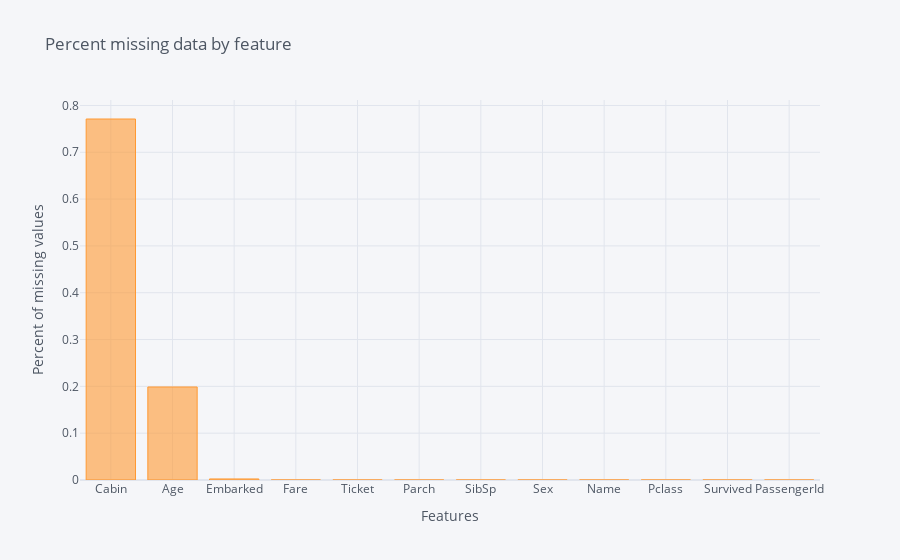

Notebook cell for this chart:
### Markdown cell above
Masalah pertama yaang akan dialami ketika mempersiapkan data untuk digunakan dalam algoritma ML adalah data yang hilang. Untuk sebagian besar dataset, terutama yang berbasis data *real* biasanya memiliki data yang hilang. Contohnya pada dataset Titanic berikut terdapat nilai yang hilang :

### Code cell
missing_values = draw_missing_data_table(titanic_df)
display(missing_values)
missing_values[['Percent']].iplot(kind='bar', xTitle='Features', yTitle='Percent of missing values', title='Percent missing data by feature')

### Figure 1 — Plotly figure (JSON) as saved in the notebook; plotly's stock layout.template omitted (floating-point values rounded to 4 significant figures)
{"data": [{"marker": {"color": "rgba(255, 153, 51, 0.6)", "line": {"color": "rgba(255, 153, 51, 1.0)", "width": 1}}, "name": "Percent", "orientation": "v", "text": "", "type": "bar", "x": ["Cabin", "Age", "Embarked", "Fare", "Ticket", "Parch", "SibSp", "Sex", "Name", "Pclass", "Survived", "PassengerId"], "y": [0.771, 0.1987, 0.002245, 0, 0, 0, 0, 0, 0, 0, 0, 0]}], "layout": {"legend": {"bgcolor": "#F5F6F9", "font": {"color": "#4D5663"}}, "paper_bgcolor": "#F5F6F9", "plot_bgcolor": "#F5F6F9", "title": {"font": {"color": "#4D5663"}, "text": "Percent missing data by feature"}, "xaxis": {"gridcolor": "#E1E5ED", "showgrid": true, "tickfont": {"color": "#4D5663"}, "title": {"font": {"color": "#4D5663"}, "text": "Features"}, "zerolinecolor": "#E1E5ED"}, "yaxis": {"gridcolor": "#E1E5ED", "showgrid": true, "tickfont": {"color": "#4D5663"}, "title": {"font": {"color": "#4D5663"}, "text": "Percent of missing values"}, "zerolinecolor": "#E1E5ED"}}}
